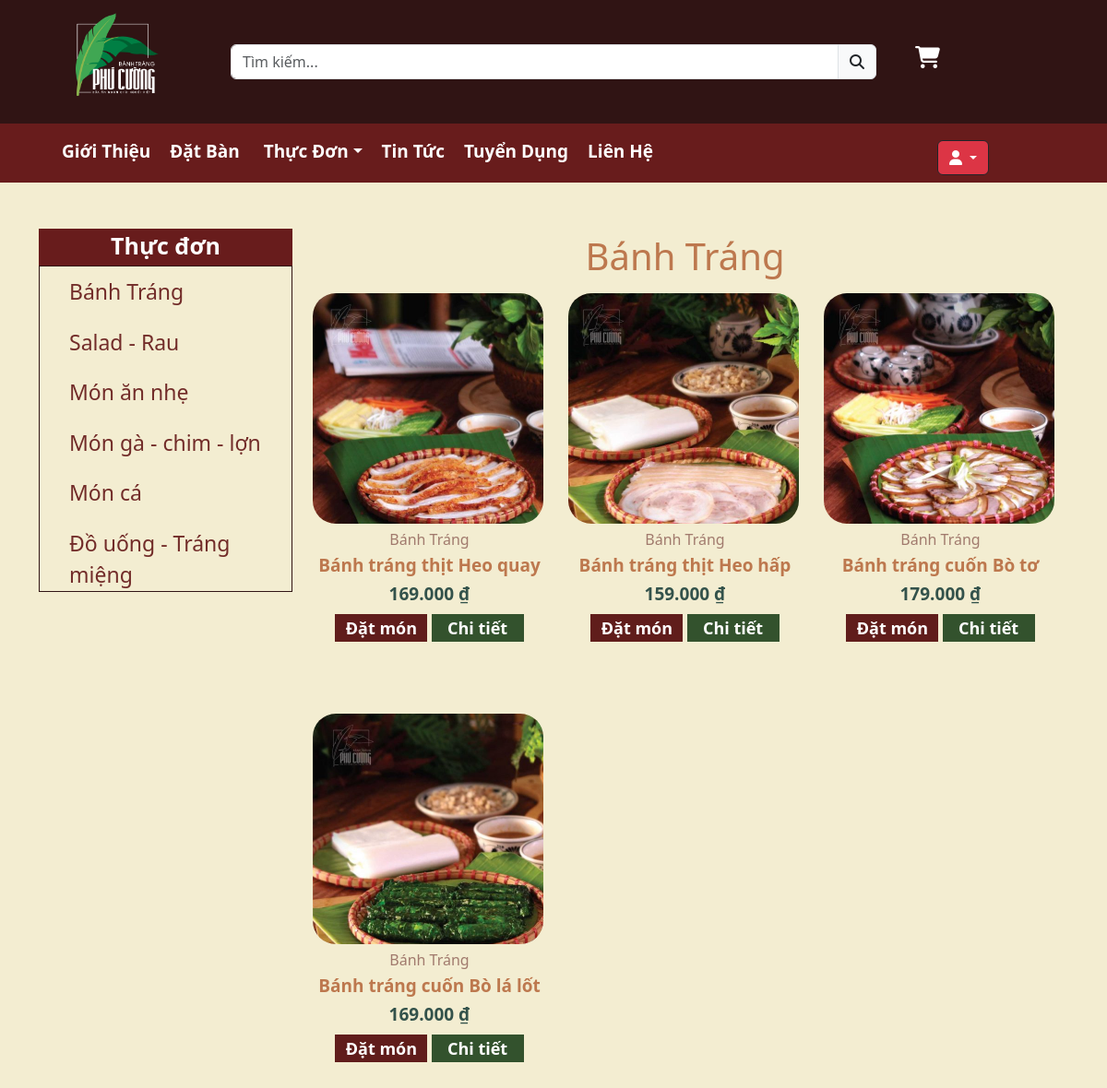
The page /View/banhtrang.php (signed in) on the database its author committed.
### tables this page shows
CREATE TABLE `sanpham` (
  `id_sanpham` int(11) NOT NULL,
  `danhmuc` varchar(250) DEFAULT NULL,
  `tensp` varchar(250) DEFAULT NULL,
  `gia` varchar(250) DEFAULT NULL,
  `hinhanh` varchar(250) DEFAULT NULL,
  `mota` varchar(250) DEFAULT NULL
);

### Model/sanpham.php (called while the page is built, shortened)
<?php
include("connect.php");
class sanpham {
    public function select_danhmuc($danhmuc) {
        global $conn;
        $sql = "SELECT * FROM sanpham WHERE danhmuc = '$danhmuc'";
        $run = mysqli_query($conn, $sql);
        return $run;
    }
}
?>

### View/banhtrang.php (the view, shortened to what this page needs)
<?php
include "../Model/sanpham.php";
$sanpham = new sanpham();
$result = $sanpham->select_danhmuc("Banhtrang");
?>
<!DOCTYPE html>
<html lang="en">
<head>
    <link href="https://cdn.jsdelivr.net/npm/bootstrap@5.3.3/dist/css/bootstrap.min.css" rel="stylesheet">
    <link rel="stylesheet" href="https://cdnjs.cloudflare.com/ajax/libs/font-awesome/6.6.0/css/all.min.css">
    <link rel="stylesheet" href="CSS/dinhdang.css">
</head>
<body>
    <?php include('navbar.php'); ?>
    <div class="container">
        <div class="row">
            <div class="col-3">
                <div style="margin-top: 50px;">
                    <div style="width: 275px; height: 40px; background-color: #681c1c; color: white; font-size: 25px; text-align: center; font-weight: bold;">Thực đơn</div>
                    <ul type="none" style="border:1px solid #301414; width: 275px;">
                        <li style="margin-top: 10px;">
                            <a href="banhtrang.html" style="color: #722c29; text-decoration: none; font-size: 23px; font-weight: 500;">Bánh Tráng</a>
                        </li>
                        <li style="margin-top: 20px;">
                            <a href="salad.html" style="color: #722c29; text-decoration: none; font-size: 23px; font-weight: 500;">Salad - Rau</a>
                        </li>
                        <li style="margin-top: 20px;">
                            <a href="#" style="color: #722c29; text-decoration: none; font-size: 23px; font-weight: 500;">Món ăn nhẹ</a>
                        </li>
                        <li style="margin-top: 20px;">
                            <a href="#" style="color: #722c29; text-decoration: none; font-size: 23px; font-weight: 500;">Món gà - chim - lợn</a>
                        </li>
                        <li style="margin-top: 20px;">
                            <a href="#" style="color: #722c29; text-decoration: none; font-size: 23px; font-weight: 500;">Món cá</a>
                        </li>
                        <li style="margin-top: 20px;">
                            <a href="#" style="color: #722c29; text-decoration: none; font-size: 23px; font-weight: 500;">Đồ uống - Tráng miệng</a>
                        </li>
                    </ul>
                </div>
            </div>
            <div class="col-9">
                <div style="color: #bd784e; font-size: 40px; font-weight: 500; text-align: center; margin-top: 50px; margin-bottom: 10px;">Bánh Tráng</div>
                <div class="container">
                    <div class="row">
                        <?php
                        if ($result->num_rows > 0) {
                            $count = 0;
                            while ($row = $result->fetch_assoc()) {
                                $count++;
                        ?>
                        <div class="col-4" style="overflow: hidden; margin-bottom: 30px;">
                            <div class="image-container2">
                                <img src="../Upload/<?php echo $row['hinhanh']; ?>" alt="<?php echo htmlspecialchars($row['tensp']); ?>" class="zoom" style="width: 300px; height: 300px; object-fit: cover;">
                            </div>
                            <div class="product-info" style="text-align: center; margin-top: 5px; color: #a17a6d;">Bánh Tráng</div>
                            <div class="product-info" style="color: #bd784e; font-size: 19px; font-weight: bolder; text-align: center;"><?php echo htmlspecialchars($row['tensp']); ?></div>
                            <div class="product-info" style="text-align: center; color: #33524b; font-size: 19px; font-weight: bolder;"><?php echo number_format($row['gia'], 0, ',', '.'); ?> ₫</div>
                            <center class="product-buttons">
                                <button style="width: 100px; height: 30px; background-color: #601d1b; color: white; font-size: 18px; font-weight: bold; border: none;">Đặt món</button>
                                <a href="chitietsp.php?id=<?php echo $row['id_sanpham']; ?>#start_view" style="text-decoration: none;">
                                    <button style="width: 100px; height: 30px; background-color: #33522d; color: white; font-size: 18px; font-weight: bold; border: none;">Chi tiết</button>
                                </a>
                            </center>
                        </div>
                        <?php
                                if ($count % 3 == 0) {
                                    echo '</div><div class="row mt-5">';
                                }
                            }
                        } else {
                            echo '<div class="col-12" style="text-align: center; font-size: 20px; color: #722c29;">Không có sản phẩm nào trong danh mục này.</div>';
                        }
                        ?>
                    </div>
                </div>
            </div>
        </div>
    </div>
</body>
</html>

### View/CSS/dinhdang.css (style rules this page uses)
body { background-color: #f3edd1; }
* { box-sizing:border-box }
.product-info { margin-top: 2px; }
.product-buttons { margin-top: 8px; }
.zoom { transition: transform 0.3s ease; }
.image-container2 { width: 250px; height: 250px; overflow: hidden; border-radius: 25px; }
.image-container2 img { width: 100%; height: auto; }

### rows shown on the page
sanpham: hinhanh (picture), tensp "Bánh tráng thịt Heo quay", gia "169.000"
sanpham: hinhanh (picture), tensp "Bánh tráng thịt Heo hấp", gia "159.000"
sanpham: hinhanh (picture), tensp "Bánh tráng cuốn Bò tơ", gia "179.000"
sanpham: hinhanh (picture), tensp "Bánh tráng cuốn Bò lá lốt", gia "169.000"
